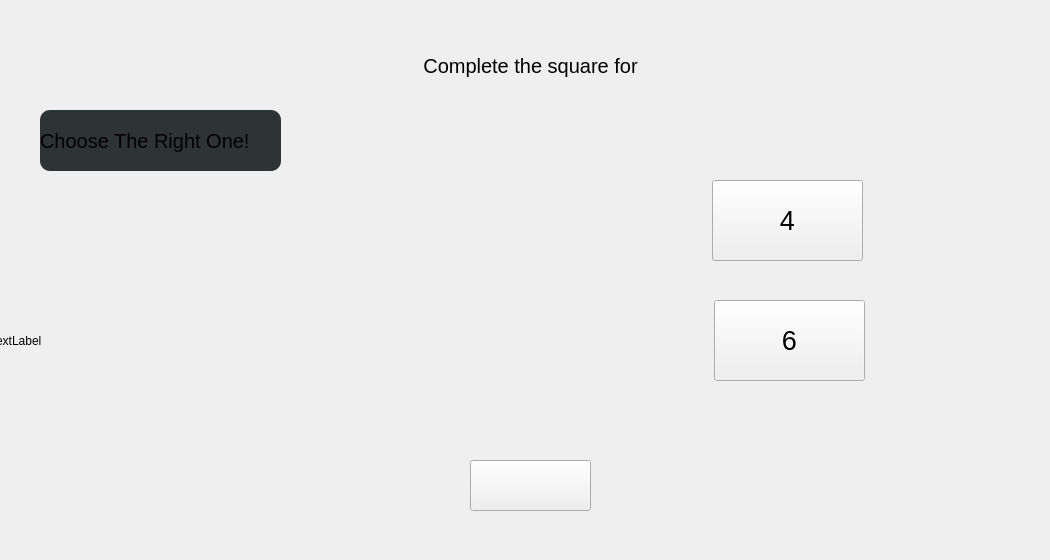
   <widget class="QWidget" name="gameUI">
    <widget class="QPushButton" name="proceedButton">
     <property name="geometry">
      <rect>
       <x>470</x>
       <y>460</y>
       <width>121</width>
       <height>51</height>
      </rect>
     </property>
     <property name="styleSheet">
      <string notr="true">border-image: url(:/Pictures/proceed.png);</string>
     </property>
     <property name="text">
      <string/>
     </property>
    </widget>
    <widget class="QLabel" name="completeSquareLabel">
     <property name="geometry">
      <rect>
       <x>20</x>
       <y>50</y>
       <width>1021</width>
       <height>31</height>
      </rect>
     </property>
     <property name="font">
      <font>
       <pointsize>15</pointsize>
      </font>
     </property>
     <property name="text">
      <string>Complete the square for</string>
     </property>
     <property name="alignment">
      <set>Qt::AlignCenter</set>
     </property>
     <property name="wordWrap">
      <bool>false</bool>
     </property>
    </widget>
    <widget class="QPushButton" name="rightAnsButton">
     <property name="geometry">
      <rect>
       <x>712</x>
       <y>180</y>
       <width>151</width>
       <height>81</height>
      </rect>
     </property>
     <property name="font">
      <font>
       <pointsize>20</pointsize>
      </font>
     </property>
     <property name="text">
      <string>4</string>
     </property>
    </widget>
    <widget class="QPushButton" name="wrongAnsButton">
     <property name="geometry">
      <rect>
       <x>714</x>
       <y>300</y>
       <width>151</width>
       <height>81</height>
      </rect>
     </property>
     <property name="font">
      <font>
       <pointsize>20</pointsize>
      </font>
     </property>
     <property name="text">
      <string>6</string>
     </property>
    </widget>
    <widget class="QLabel" name="message">
     <property name="geometry">
      <rect>
       <x>40</x>
       <y>110</y>
       <width>241</width>
       <height>61</height>
      </rect>
     </property>
     <property name="font">
      <font>
       <pointsize>15</pointsize>
      </font>
     </property>
     <property name="styleSheet">
      <string notr="true">background-color: rgb(46, 52, 54);
border-radius: 10px;</string>
     </property>
     <property name="text">
      <string>Choose The Right One!</string>
     </property>
     <property name="wordWrap">
      <bool>true</bool>
     </property>
    </widget>
    <widget class="QLabel" name="dudeImg">
     <property name="geometry">
      <rect>
       <x>-10</x>
       <y>130</y>
       <width>341</width>
       <height>421</height>
      </rect>
     </property>
     <property name="text">
      <string>TextLabel</string>
     </property>
    </widget>
   </widget>
